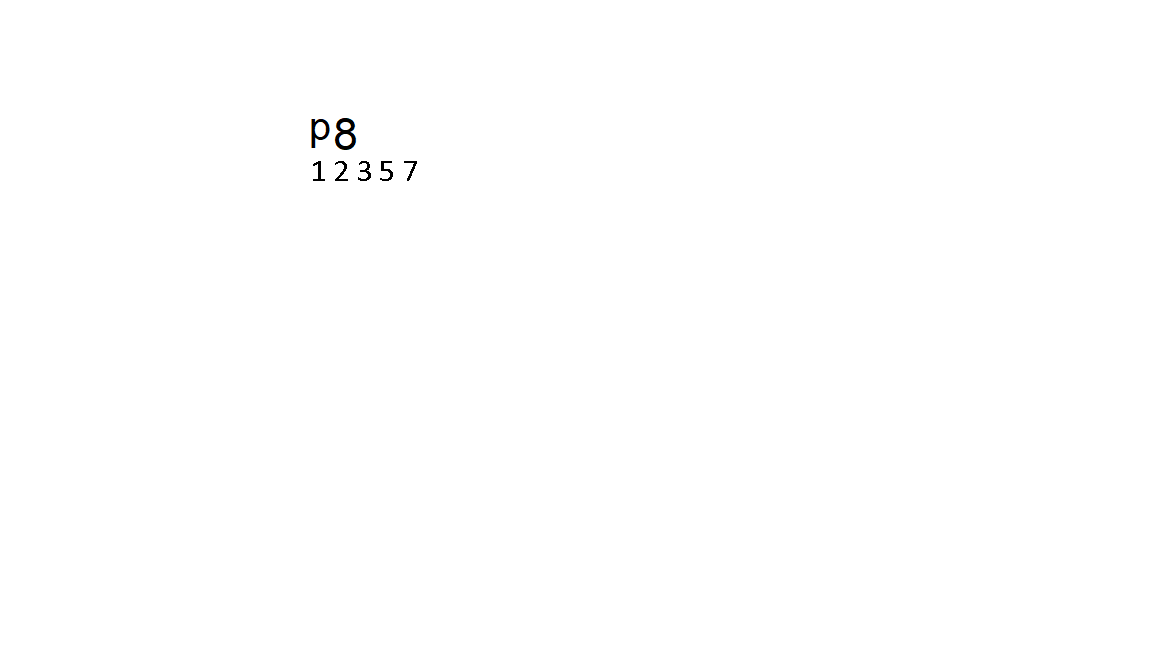
#> input picture code/numbers.png, 1152 x 648 px
$ python -i preprocessing_test1.py   (imports and definitions only)   (older library calls are emulated)
#> lines starting #> are read from the running program, lines starting #| are printed output that depends on the picture; after the words box and inside, x2 and y2 are one past the last pixel; in counts of white or black regions, pixels touching at a corner belong together
# -*- coding: utf-8 -*-
import cv2
import numpy as np
import imutils
import sys


def find_text_tilt(img):
    coords = np.column_stack(np.where(img > 0))
    angle = cv2.minAreaRect(coords)[-1]
    if angle < -45:
        angle = -(90 + angle)
    else:
        angle = -angle
    return angle


def rotate_to_text_tilt(img, angle):
    # [7 lines of commented-out code are left out]
    h, w = img.shape[:2]
    center = (w // 2, h // 2)
    m = cv2.getRotationMatrix2D(center, angle, 1.0)
    rotated = cv2.warpAffine(img, m, (w, h), flags=cv2.INTER_CUBIC,
                             borderMode=cv2.BORDER_REPLICATE)
    return rotated


def get_line_coords(img, threshhold):
    slices = cv2.reduce(img, 1, cv2.REDUCE_AVG, dtype=cv2.CV_32S)
    # print slices
    # cv2.imshow('image', slices)
    count = 0
    is_line = False
    y = 0
    line_coords = []
    for i, _ in enumerate(slices):
        if is_line:
            if not slices[i]:
                is_line = False
                count = 1
                y = i
        else:
            if slices[i]:
                is_line = True
                if count >= threshhold:
                    line_coords.append(int(y / count))
            else:
                y += i
                count += 1
    return line_coords


def get_word_coords(img):
    img = cv2.rotate(img, cv2.ROTATE_90_CLOCKWISE)
    return get_line_coords(img, 3)


def draw_contours(img):
    thresh = cv2.threshold(img, 0, 255, cv2.THRESH_BINARY +
                           cv2.THRESH_OTSU)[1]
    contours = cv2.findContours(thresh, cv2.RETR_LIST,
                                cv2.CHAIN_APPROX_SIMPLE)[1]
    correct_contours = []
    for cnt in contours:
        x, y, w, h = cv2.boundingRect(cnt)
        if h > 5:
            correct_contours.append([y, y + h, x, x + w])
            cv2.rectangle(img, (x, y), (x + w, y + h), (255, 255, 255), 1)
            cv2.rectangle(thresh, (x, y), (x + w, y + h), (255, 255, 255), 1)
            # cv2.imshow('image1', img)
            # cv2.imshow('image1thresh', thresh)
            # cv2.waitKey(0)
    return correct_contours


def main():
    # img_name = 'milstein-backing.jpg'
    img_name = 'numbers.png'
    img = cv2.imread(img_name)
#> img is the input picture: shape (648, 1152, 3); mean B, G, R 254.7, 254.7, 254.6
    gray = cv2.bitwise_not(cv2.cvtColor(img, cv2.COLOR_BGR2GRAY))
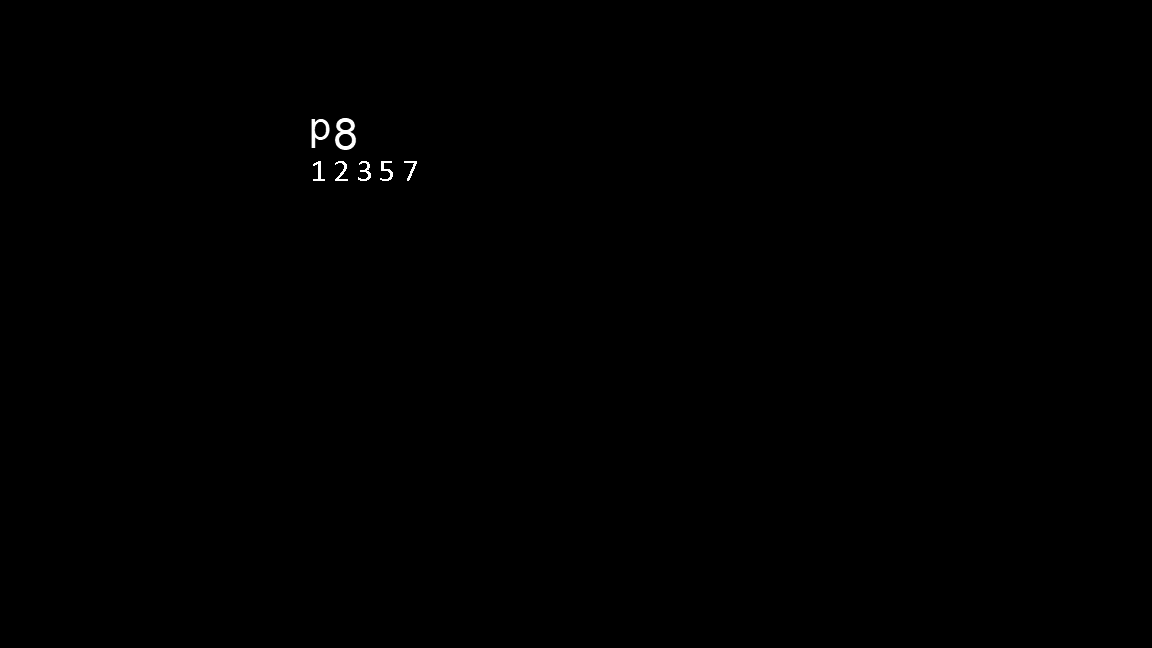
#> gray: shape (648, 1152); min 0, max 255, mean 0.3
    # gray = cv2.bitwise_not(gray)
    thresh = cv2.threshold(gray, 0, 255, cv2.THRESH_BINARY +
                           cv2.THRESH_OTSU)[1]
#> thresh: shape (648, 1152); 0.14% white; 7 white regions, largest, box (x1, y1, x2, y2) and area: (335, 118, 356, 150) 336, (312, 119, 330, 148) 210, (380, 161, 393, 181) 106
    angle = find_text_tilt(thresh)
#> in find_text_tilt, `coords = np.column_stack(np.where(img > 0))`: coords = 1019 pairs, first value 118 to 180, second value 312 to 416
#> in find_text_tilt, `angle = cv2.minAreaRect(coords)[-1]`: angle = -90
#> in find_text_tilt, `angle = -(90 + angle)`: angle = 0
#> angle = 0
    rotated_thresh = rotate_to_text_tilt(thresh, angle)
#> in rotate_to_text_tilt, `m = cv2.getRotationMatrix2D(center, angle, 1.0)`: m = [[1, 0, 0], [0, 1, 0]]
    rotated_gray = rotate_to_text_tilt(gray, angle)
    line_coords = get_line_coords(rotated_thresh, 3)
#> in get_line_coords, `slices = cv2.reduce(img, 1, cv2.REDUCE_AVG, dtype=cv2.CV_32S)`: slices = 648 values, max 11 at index 179, min 0 at index 0, mean 0.346
#> the loop in get_line_coords, `for i, _ in enumerate(slices):` made 648 passes
#> y on passes 1 to 12: 0, 1, 3, 6, 10, 15, 21, 28, 36, 45, 55, 66
#> after the loop in get_line_coords, `for i, _ in enumerate(slices):`: count = 467; line_coords = [58, 155]; y = 193338
#> line_coords = [58, 155]
    line_coords.append(len(rotated_gray))
    contours = []
    for line1, line2 in zip(line_coords[:-1], line_coords[1:]):
        word_coords = get_word_coords(rotated_thresh[line1:line2])
        word_coords.append(len(rotated_gray[0]))
        for word1, word2 in zip(word_coords[:-1], word_coords[1:]):
            cnt = draw_contours(rotated_gray[line1:line2, word1:word2])
            # print 'y1:', cnt[0][0], line1
            cnt[0][0] += line1 #+ 2
            # print 'y2:', cnt[0][1], line1
            cnt[0][1] += line1 #+ 2
            # print 'x1:', cnt[0][2], word1
            cnt[0][2] += word1 #- 7
            # print 'x2:', cnt[0][3], word1
            cnt[0][3] += word1 #- 7
            contours += cnt
#> this loop made 2 passes
#> (line1, line2) on pass 1: (58, 155)
#> (line1, line2) on pass 2: (155, 648)
#> pass 1, in get_word_coords, `img = cv2.rotate(img, cv2.ROTATE_90_CLOCKWISE)`:
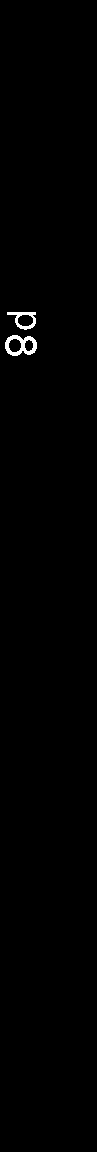
#> img: shape (1152, 97); 0.49% white; 2 white regions, box (x1, y1, x2, y2) and area: (5, 335, 37, 356) 336, (7, 312, 36, 330) 210
#> pass 1, in draw_contours, `thresh = cv2.threshold(img, 0, 255, cv2.THRESH_BINARY + cv2.THRESH_OTS..`:
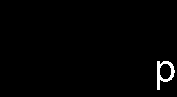
#> thresh: shape (97, 177); 1.2% white; 1 white region, box (x1, y1, x2, y2) and area: (157, 61, 175, 90) 210
#> pass 1, in draw_contours (call 2), `thresh = cv2.threshold(img, 0, 255, cv2.THRESH_BINARY + cv2.THRESH_OTS..`:
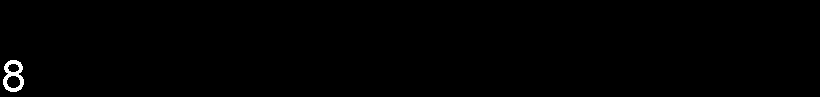
#> thresh: shape (97, 820); 0.42% white; 1 white region, box (x1, y1, x2, y2) and area: (3, 60, 24, 92) 336
#> pass 2, in get_word_coords (call 2), `img = cv2.rotate(img, cv2.ROTATE_90_CLOCKWISE)`:
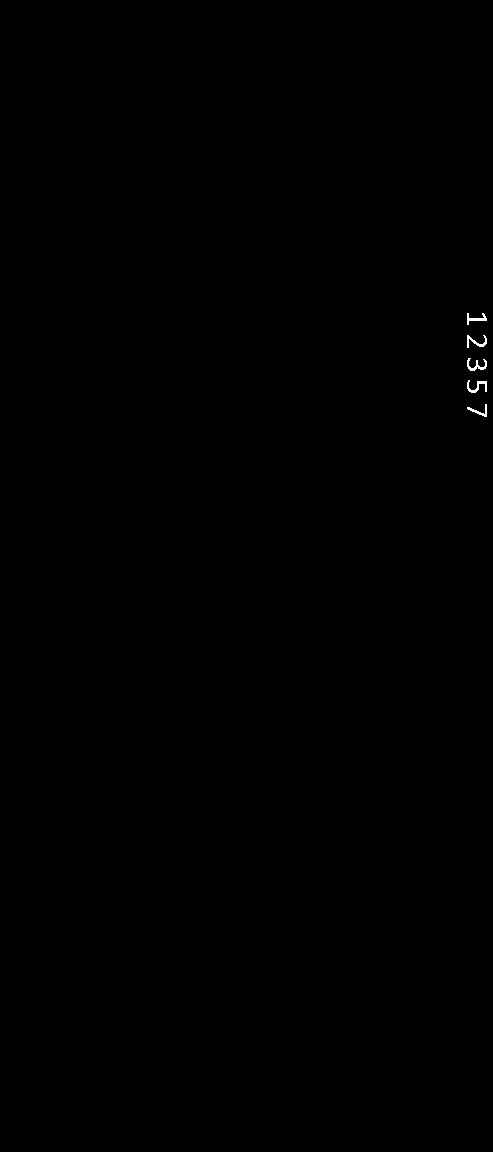
#> img: shape (1152, 493); 0.08% white in thin lines or dots, all inside (x1, y1, x2, y2) = (467, 313, 487, 417)
#> after the loop, contours = [[121, 138, 314, 327], [61, 90, 157, 175], [133, 147, 338, 353], [63, 73, 7, 20], [60, 92, 3, 24], [161, 181, 313, 325], [161, 181, 335, 348], [161, 181, 358, 371], [161, 181, 380, 393], [161, 181, 404, 417]]
            # [9 lines of commented-out code are left out]
    return contours
            # [6 lines of commented-out code are left out]


# [2 lines not run here, left out]
    # main()

>>> result = main()
#> result has the same summary as contours in main
